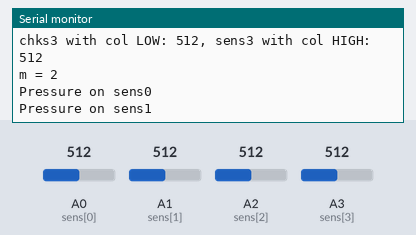
Recording of a sketch running on a simulated Arduino Uno, built with avr-gcc and run on an emulated ATmega328P. Shown: the last lines printed to the serial monitor. Inputs (shaded band) come from the test bench; at power-on: A0 (sens[0]) = 512, A1 (sens[1]) = 512, A2 (sens[2]) = 512, A3 (sens[3]) = 512.

Above: at 1.2 s.
1.3 s: A0 (sens[0]) set to 595
At 2.9 s:
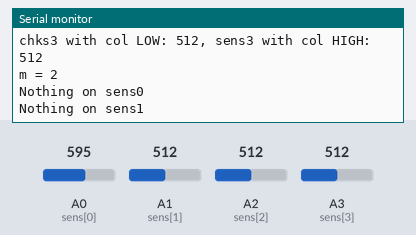
3.5 s: A0 (sens[0]) set to 620
At 3.56 s:
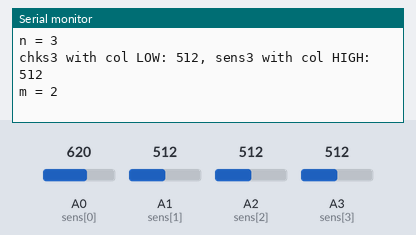
Timing chart, 0 to 6.5 s (numbered marks = the images above; inputs shaded):
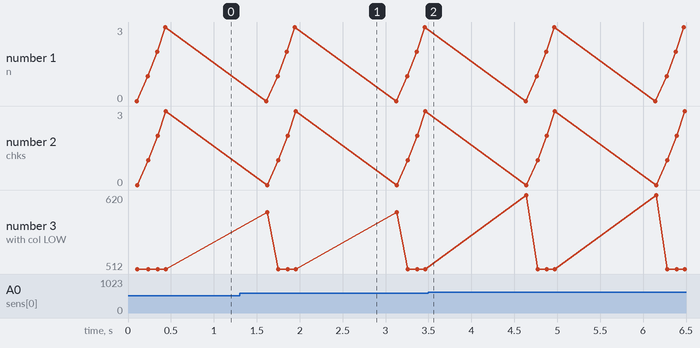

Measured:
- the behaviour switches between 612 and 613 on A0 (sens[0]) (found by bisection; images 1 and 2)
- after the input at 1.3 s, the serial monitor: prints a new line after 0.32 s (image 1)

The sketch:

_2x2_matrix.ino
```cpp
/* Smart Yoga Mat Code 2x2 Matrix */

int numRows = 2;
int numCols = 2;
int numSens = 2;
int numRdgs = 2;
int numVals = 2;

int rows[] = {
  6, 7, 8, 9};
int cols[] = {
  2, 3, 4, 5};
int sens[] = {
  A0, A1, A2, A3};
int chks[4] = {
  };
int rdgP[4] = {
  };
int rdgC[4] = {
  };
int vals[4] = {
  };

void setup() {
  // set all rows, columns, sensors, and values to INPUT (high impedance):
  for(int i=0; i<numRows; i++){
    pinMode(rows[i], OUTPUT);
  }
  for(int i=0; i<numCols; i++){
    pinMode(cols[i], OUTPUT);
  }
  for(int i=0; i<numSens; i++){
    pinMode(sens[i],  INPUT);
  }

  Serial.begin(9600);
}

void loop() {

  for(int r=0; r<numRows; r++){
    digitalWrite(rows[r], LOW);
  }
  for(int c=0; c<numCols; c++){
    digitalWrite(cols[c], LOW);
  }

  delay(100);

  int m = 0;
  int n = 0;

  for(int c=0; c<numCols; c++){

    for(int r=0; r<numRows; r++){

      n = r + c + m;
      Serial.print("n = ");
      Serial.println(n);

      chks[n] = analogRead(sens[n]);
      Serial.print("chks");
      Serial.print(n);
      Serial.print(" with col LOW: ");
      Serial.print(chks[n]);

      delay(100);

      digitalWrite(cols[c], HIGH);  // set HIGH

      rdgC[n] = analogRead(sens[n]);
      Serial.print(", sens");
      Serial.print(n);
      Serial.print(" with col HIGH: ");
      Serial.println(rdgC[n]);

      digitalWrite(cols[c],  LOW);

    }// end rowCount

    m = m + numCols - 1;
    Serial.print("m = ");
    Serial.println(m);

  }// end colCount

  for(int j=0; j<numVals; j++){
    if( (rdgC[j]-rdgP[j]) > 100 ) {
      vals[j] = 1;
      Serial.print("Pressure on sens");
      Serial.println(j);
    } else {
      vals[j] = 0;
      Serial.print("Nothing on sens");
      Serial.println(j);
    }
    rdgP[j] = rdgC[j];
  }

  delay(1000);

}
```
